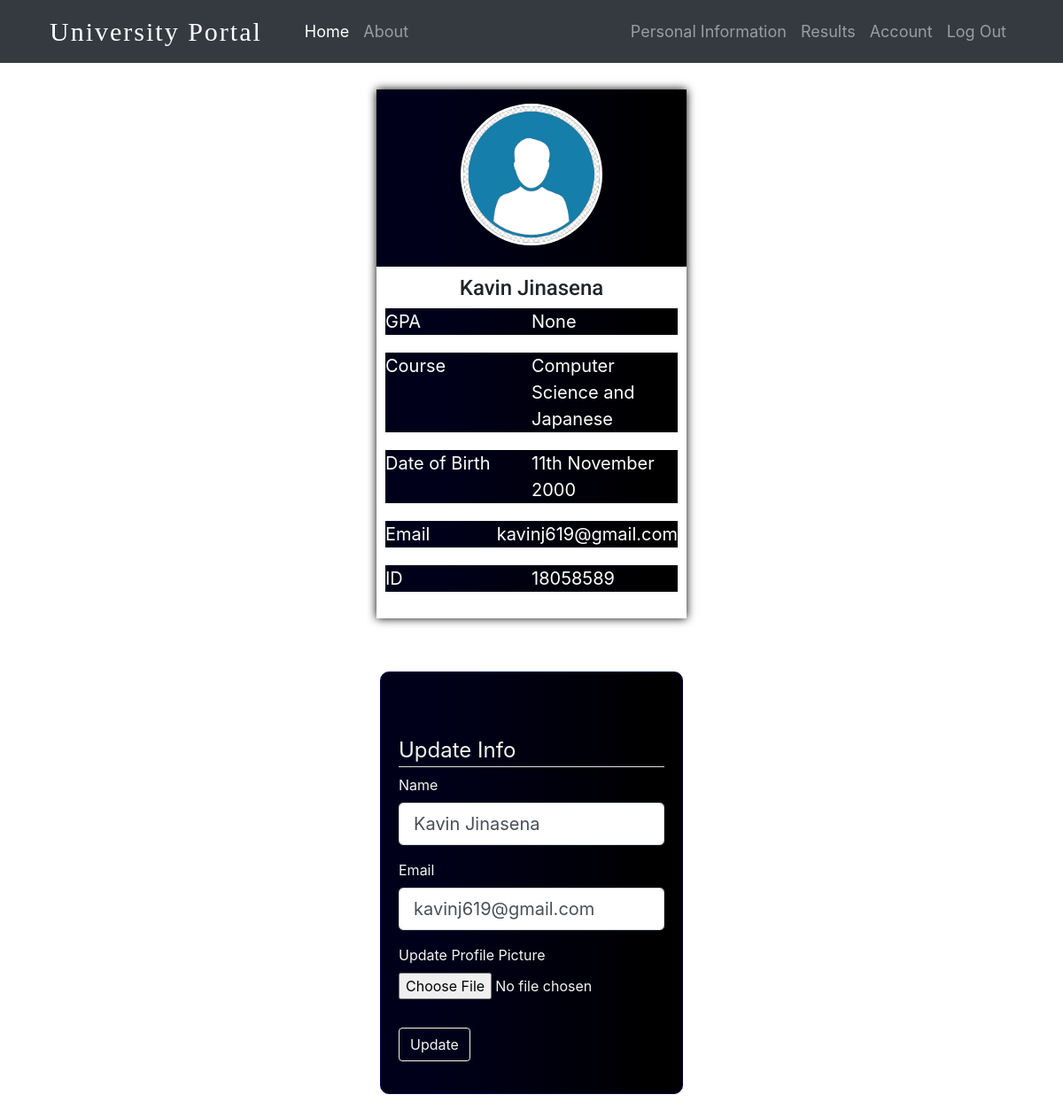
Screenshot of /account (signed in) with the database file from the repository.
### StudentPortal/models.py (models this page shows, shortened)
class StudentInfo(db.Model, UserMixin):
    __tablename__="studentinfo"
    id = db.Column(db.Integer, primary_key=True)
    full_name= db.Column(db.String(60))
    course = db.Column(db.String(60))
    email=db.Column(db.String(60))
    advisor = db.Column(db.String(60))
    phone_number= db.Column(db.Integer)
    module1 = db.Column(db.String(60))
    module2 = db.Column(db.String(60))
    module3 = db.Column(db.String(60))
    module4 = db.Column(db.String(60))
    student_id= db.Column(db.Integer, db.ForeignKey('student.id'))

class StudentResults(db.Model, UserMixin):
    id = db.Column(db.Integer, primary_key=True)
    result1= db.Column(db.Integer)
    result2= db.Column(db.Integer)
    result3= db.Column(db.Integer)
    result4= db.Column(db.Integer)
    gpa= db.Column(db.String(60))
    student_id= db.Column(db.Integer, db.ForeignKey('student.id'))

class Student(db.Model, UserMixin):
    __tablename__="student"
    id = db.Column(db.Integer, primary_key=True)
    password=db.Column(db.String(60))
    image_file= db.Column(db.String(60), default="default.jpg")
    info = db.relationship("StudentInfo", backref='student_name', lazy=True)
    results= db.relationship('StudentResults', backref='student_results', lazy=True)

### StudentPortal/routes.py (the view)
@app.route("/account", methods=["POST", "GET"])
@login_required
def account():
    form=UpdateForm()
    image_file=url_for('static', filename='profile_pics/'+current_user.image_file)
    studentinfo=StudentInfo.query.filter_by(student_id=current_user.id).first()
    studentresult=StudentResults.query.filter_by(student_id=current_user.id).first()
    if form.validate_on_submit():
        if form.pic.data:
            picture_file=save_pic(form.pic.data)
            current_user.image_file= picture_file
        studentinfo.full_name=form.name.data
        studentinfo.email= form.email.data
        db.session.commit()
        flash("Account Updated!", 'success')
        return redirect(url_for('account'))
    elif request.method=="GET":
        form.name.data=studentinfo.full_name
        form.email.data=studentinfo.email
    return render_template("account.html", image_file=image_file, form=form, studentinfo=studentinfo, studentresult= studentresult)

### StudentPortal/forms.py
class UpdateForm(FlaskForm):
    name=StringField("Name", validators=[DataRequired(), Length(min=2, max=60)])
    email= StringField("Email", validators=[DataRequired(), Email()])
    pic=FileField("Update Profile Picture", validators=[FileAllowed(['jpg', 'png', 'jpeg'])])
    submit=SubmitField("Update")

### StudentPortal/models.py (called while the page is built)
@login_manager.user_loader
def load_user(user_id):
    return Student.query.get(int(user_id))

### StudentPortal/templates/account.html (shortened to what this page needs)
{% extends "layout.html" %}
{% block body %}
    <div class="account-container">
        <div class="profile">
            <div class="profile-upper">
                <div class="profile-pic-container">
                    <img src="{{ image_file }}" alt="" class="profile-pic">
                </div>
            </div>
            <div class="profile-lower">
                <div class="profile-name">
                    <h4>{{ studentinfo.full_name }}</h4>
                </div>
                <div class="profile-lower-content">
                    <div class="profile-label">
                        GPA
                    </div>
                    <div class="profile-info">
                        {{ studentresult.gpa}}
                    </div>
                </div>
                <div class="profile-lower-content">
                    <div class="profile-label">
                        Course
                    </div>
                    <div class="profile-info">
                        {{ studentinfo.course }}
                    </div>
                </div>
                <div class="profile-lower-content">
                    <div class="profile-label">
                        Date of Birth
                    </div>
                    <div class="profile-info">
                        11th November 2000
                    </div>
                </div>
                <div class="profile-lower-content">
                    <div class="profile-label">
                        Email
                    </div>
                    <div class="profile-info">
                        {{ studentinfo.email }}
                    </div>
                </div>
                <div class="profile-lower-content">
                    <div class="profile-label">
                        ID
                    </div>
                    <div class="profile-info">
                        {{ current_user.id }}
                    </div>
                </div>
            </div>
        </div>
        <div class="account-setting">
            <div class="update-form">
                <form action="" method="POST" enctype="multipart/form-data">
                    <fieldset class="form-group">
                        <legend class="border-bottom mb-2">
                            Update Info
                        </legend>
                        <div class="form-group">
                            {{ form.name.label(class="form-control-label") }}
                            {% if form.name.errors %}
                                {{ form.name(class="form-control form-control-lg is-invalid") }}
                                <div class="invalid-feedback">
                                    {% for error in form.name.errors %}
                                        <span>{{ error }}</span>
                                    {% endfor %}
                                </div>
                            {% else %}
                                {{ form.name(class="form-control form-control-lg") }}
                            {% endif %}
                        </div>
                        <div class="form-group">
                            {{ form.email.label(class="form-control-label") }}
                            {% if form.email.errors %}
                                {{ form.email(class="form-control form-control-lg is-invalid") }}
                                <div class="invalid-feedback">
                                    {% for error in form.email.errors %}
                                        <span>{{ error }}</span>
                                    {% endfor %}
                                </div>
                            {% else %}
                                {{ form.email(class="form-control form-control-lg") }}
                            {% endif %}
                        </div>
                        <div class="form-group">
                            {{ form.pic.label(class="") }}
                            {{ form.pic(class="form-control-file") }}
                        </div>
                    </fieldset>
                    <div class="form-group">
                        {{ form.submit(class="btn btn-outline-secondary update-button") }}
                    </div>
                </form>
            </div>
        </div>
    </div>
{% endblock %}

### StudentPortal/static/main.css (style rules this page uses)
:root { --back_color: #221F2E; --font_color: #2E2B3F; --purple: #6240F6; --pink: #EB7ACB ; --blue: #2Db8E7; }
.account-container { display: flex; justify-content: space-evenly; }
.profile { max-width: 350px; box-shadow: 0px 0px 10px black; margin: 30px; word-wrap: break-word; font-size: 20px; }
.profile-upper { height: 200px; background: linear-gradient(to right, #00001a 20%, #000000 91%); }
.profile-pic { height: 160px; width: 160px; border-radius: 50%; border: 3px solid white; display: block; margin-left: auto; margin-right: auto; vertical-align: middle; transform: translateY(10%); }
.profile-lower { max-height: 800px; min-width: 300px; padding: 10px; }
.profile-name { text-align: center; font-size: 22px; font-family: 'Roboto', sans-serif; }
.profile-lower-content { background: linear-gradient(to right, #00001a 20%, #000000 91%); color: white; margin-bottom: 20px; display: grid; grid-template-columns: 1fr 1fr; }
.account-setting { border: 1px solid #00004d; margin: 30px; padding: 20px; max-width: 600px; border-radius: 10px; background: linear-gradient(to right, #00001a 20%, #000000 91%); color: whitesmoke; }
.update-form { margin-top: 50px; width: 500px; }
.update-button { color: whitesmoke; background-color: linear-gradient(to right, #00001a 20%, #000000 91%); border-color: whitesmoke; }
@media only screen and (max-width: 1200px) { .account-container { display: flex; flex-direction: column; align-items: center; } }
@media only screen and (max-width: 1200px) { .update-form { width: 300px; } }

### rows the page displays
StudentInfo: full_name "Kavin Jinasena", course "Computer Science and Japanese", email "kavinj619@gmail.com"
StudentResults: gpa "None"
Student: id "18058589"
